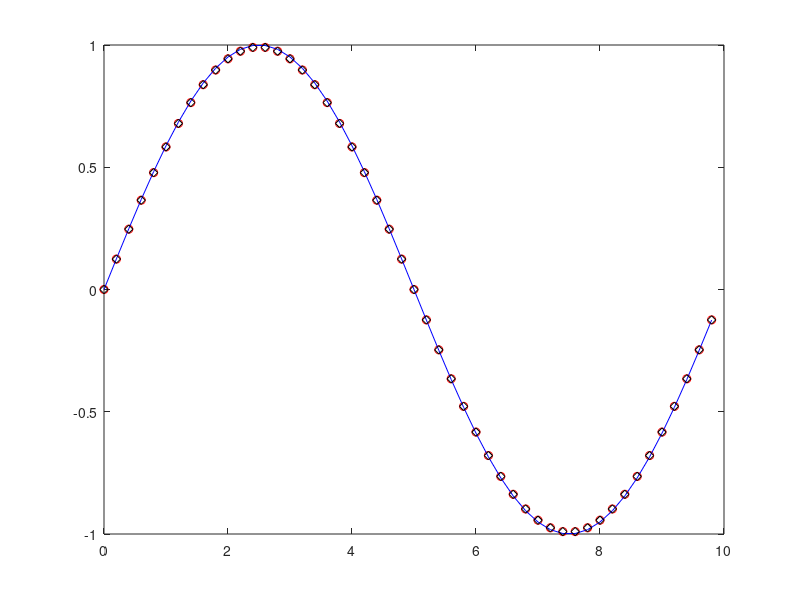
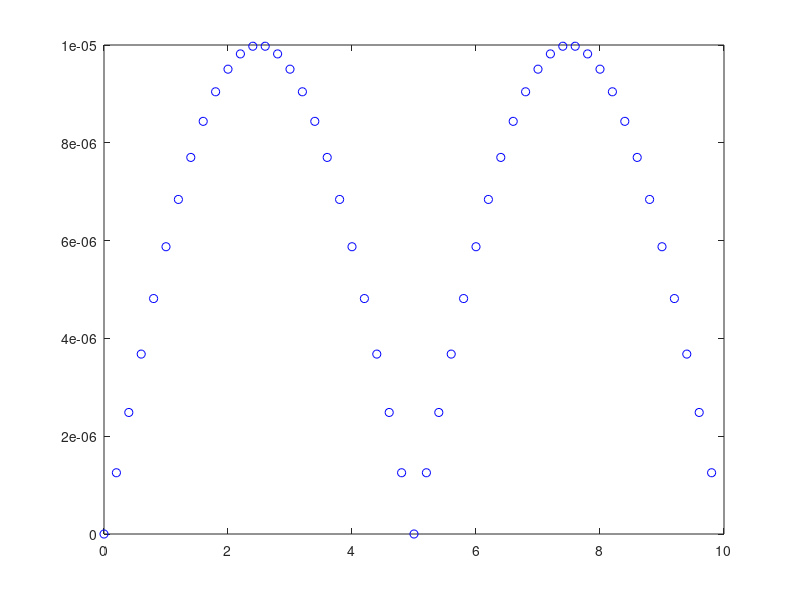

Recreate these plots in MATLAB, in order.
%if we have periodic boundary condition



clear all
close all
format long
clc

L = 10;
T = 2;
ni = 0.01;

c0 = @(x) sin(2 * pi * x / L);


% boundary condition:
g0 = @(t)  0;
gL = @(t)  0;



N = 50;
nstep = 100;


dx = L / N;
dt = T / nstep;
% this is the mesh:
x = [0 : dx : L]';


% this is the internal nodes:
xin = [dx : dx : L - dx]'; % for dirichlet boundary condition
xper = [0 : dx : L - dx]'; % for periodic boundary condition



c0per = c0(xper);
c0hat = fft(c0per);

omega = 2 * pi / L;
kk = [0 : N/2, -N/2 + 1 : -1]';
alphak = ni * (j * omega * kk) .^ 2;
chat = exp(alphak * T) .* c0hat;

cper= ifft(chat)


dt * ni / (dx.^2)


% in case of a periodic boundary condition we can run this on the mesh that
% was for boundary condition, (the method that fourier method is using
cold = c0(xper);
cnew = cold;
t = 0;


% the first and the last points in the loop would be slightly different in
% this case. because the last point is equal to the first point

for n = 1 : nstep

    cnew(1) = cold(1) + dt * ni * (cold(2) - 2 * cold(1) + cold(N))/dx^2; %+dt*stime(xper(1), t))
    % here instead of g0(t) we put cold(N) because in the first point the
    % previous point we used to get the first point is exactly the last
    % point of cold

    for i = 2 : N-1 %also this goes one step more in periodic 
        
        cnew(i) = cold(i) + dt * ni * (cold(i+1) - 2 * cold(i) + cold(i-1))/(dx^2);%+dt*stime(xper(i), t))
        
    end
    
    %also first term here changes to cnew (N) it used to be cnew(N-1)
    cnew(N) = cold(N) + dt * ni * (cold(1) - 2 * cold(N) + cold(N-1))/(dx^2); %+dt*stime(xper(i), t))
    
    %here the last point in the periodic boundary condition is one point
    %after that of a non periodic boundary condition, so instead of N-1s we
    %have Ns now, and instead of gL(t) we have cold(1)
    cold = cnew;
    t = t + dt;
   
end

plot(xper, cnew, 'ro', xper, c0(xper), 'b', xper, cper(1:N), 'kd')

err = abs(cnew - cper(1:N));
figure()
plot(xper, err, 'bo')
norm(err, 2)/ norm(xper(1:N), 2)
norm(err, inf) / norm(cper(1:N), inf)
